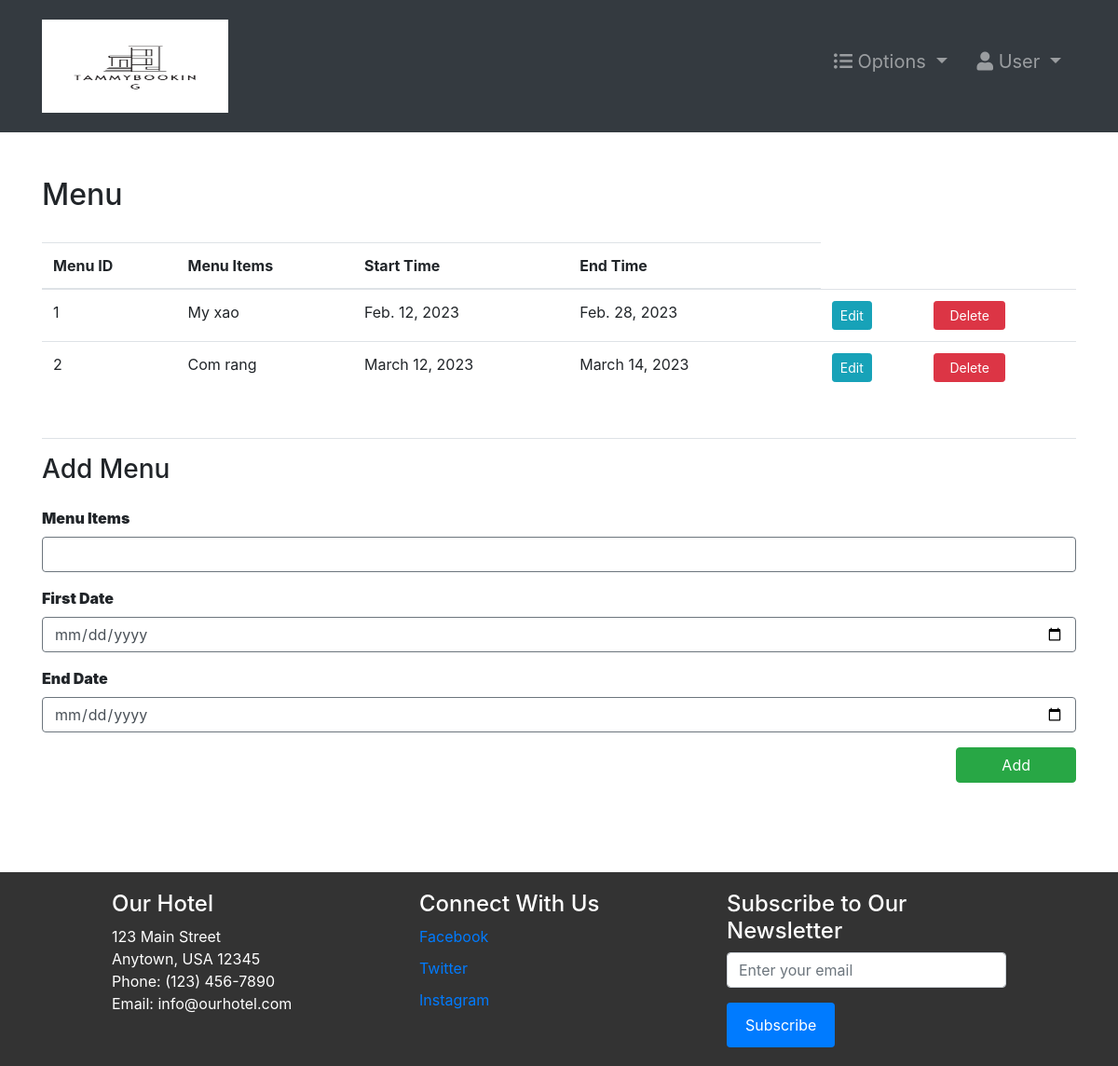
Screenshot of /food-menu/ (signed in) with the database file from the repository.
### hotel/models.py (models this page shows, shortened)
class FoodMenu(models.Model):
    startDate = models.DateField()
    endDate = models.DateField()
    menuItems = models.TextField()

### hotel/views.py (the view)
# urls.py: path('food-menu/', food_menu, name="food-menu"),
@login_required(login_url='login')
def food_menu(request):
    role = str(request.user.groups.all()[0])
    path = role + "/"
    print(request.POST)
    if request.method == "POST":
        if 'add' in request.POST:
            foodmenu = FoodMenu(menuItems=request.POST.get("menuItems"), startDate=request.POST.get(
                "startDate"), endDate=request.POST.get("endDate"))
            foodmenu.save()
    food_menu = FoodMenu.objects.all()
    context = {
        "role": role,
        'food_menu': food_menu
    }
    return render(request, path + "food-menu.html", context)

### Templates/staff/food-menu.html (shortened to what this page needs)
{% extends '../index.html' %}
{% block context %}
<div class="container py-5">
    <div class="table-responsive">
        <div class="table-header row">
            <div class="col-sm-12 col-md-12 col-lg-4 mb-4">
                <h2>Menu</h2>
            </div>
        </div>
        <table class="table table-hover">
            <thead>
                <tr>
                    <th>Menu ID</th>
                    <th>Menu Items</th>
                    <th>Start Time</th>
                    <th>End Time</th>
                    <th></th>
                </tr>
            </thead>
            <tbody>
                {% for f in food_menu %}
                <tr>
                    <td>{{f.id}}</td>
                    <td>{{f.menuItems}}</td>
                    <td>{{f.startDate}}</td>
                    <td>{{f.endDate}}</td>
                    <form action="" method="POST">
                        <td><input type="hidden" value="{{f.id}}" name="id"></td>
                        <td> <a href="{% url 'food-menu-edit' f.id %}" class="btn btn-sm btn-info">Edit</a></td>
                        <td> <a href="{% url 'deleteFoodMenu' f.id %}" class="btn btn-sm btn-danger px-3">Delete</a>
                        </td>
                    </form>
                </tr>
                {% endfor %}
            </tbody>
        </table>
        <div class="newFoodMenu my-5 border-top pt-3">
            <h3>Add Menu </h3>
            <form action="" method="POST">
                <div class="form-group pt-3">
                    <label for="menu_items"><b>Menu Items</b></label>
                    <input type="text" required class="form-control border border-secondary" id="id_menu_items"
                        name="menuItems">
                </div>
                <div class="form-group">
                    <label for="first_date"><b>First Date</b></label>
                    <input type="date" required class="form-control border border-secondary" id="id_first_date"
                        name="startDate">
                </div>
                <div class="form-group">
                    <label for="end_date"><b>End Date</b></label>
                    <input type="date" required class="form-control border border-secondary" id="id_end_date"
                        name="endDate">
                </div>
                <button type="submit" class="btn btn-success px-5 float-right mb-5" name="add">Add</button>
            </form>
        </div>
    </div>
</div>
{% endblock %}

### static/css/style.css (style rules this page uses)
* { margin: 0; padding: 0; -webkit-font-smoothing: antialiased; box-sizing: border-box; }
h3 { font-size: 24px; margin-bottom: 20px; }

### static/css/main.css (style rules this page uses)
* { margin: 0; padding: 0; -webkit-font-smoothing: antialiased; }
body { position: relative; }

### static/css/form.css (style rules this page uses)
.form-container input[type=submit] , .btn-primary, button { background-color: #4CAF50; color: white; padding: 12px 20px; border: none; border-radius: 4px; cursor: pointer; }
.form-group { margin-bottom: 1rem; }
label { display: block; font-weight: bold; }
input[type="text"], input[type="number"] { width: 100%; padding: 0.375rem 0.75rem; font-size: 1rem; line-height: 1.5; color: #495057; background-color: #fff; background-clip: padding-box; border: 1px solid #ced4da; border-radius: 0.25rem; transition: border-color 0.15s ease-in-out, box-shadow 0.15s ease-in-out; }

### rows the page displays
FoodMenu: id "1", menuItems "My xao", startDate "Feb. 12, 2023", endDate "Feb. 28, 2023"
FoodMenu: id "2", menuItems "Com rang", startDate "March 12, 2023", endDate "March 14, 2023"
